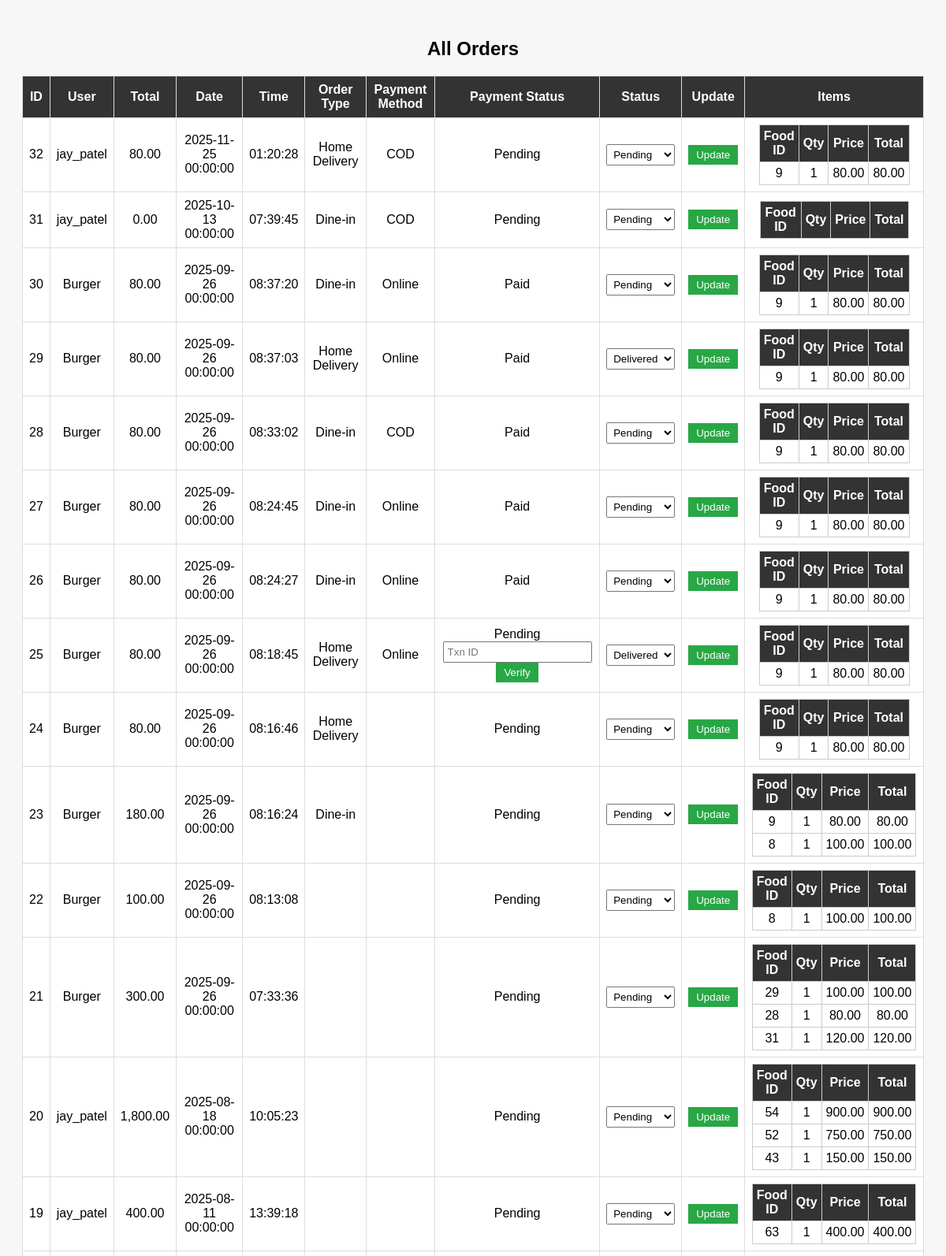
/view_orders.php (signed in, upper part), run on the app's committed database.
### tables this page shows
CREATE TABLE `orders` (
  `id` int(11) NOT NULL,
  `user_id` int(11) DEFAULT NULL,
  `total_amount` decimal(8,2) DEFAULT NULL,
  `order_date` datetime DEFAULT current_timestamp(),
  `status` varchar(50) DEFAULT 'Pending',
  `order_type` varchar(50) NOT NULL,
  `payment_method` varchar(50) NOT NULL,
  `order_time` time DEFAULT NULL,
  `payment_status` varchar(20) DEFAULT 'Pending',
  `txn_id` varchar(100) DEFAULT NULL,
  `payment_ref` varchar(50) DEFAULT NULL
);

CREATE TABLE `users` (
  `id` int(11) NOT NULL,
  `name` varchar(100) NOT NULL,
  `email` varchar(100) NOT NULL,
  `password` varchar(255) NOT NULL,
  `phone` varchar(20) DEFAULT NULL,
  `verified` tinyint(1) DEFAULT 1
);

CREATE TABLE `order_items` (
  `id` int(11) NOT NULL,
  `order_id` int(11) NOT NULL,
  `food_id` int(11) NOT NULL,
  `quantity` int(11) NOT NULL,
  `price` decimal(8,2) NOT NULL
);

### view_orders.php (the view, shortened to what this page needs)
<?php
$con = new mysqli("localhost", "root", "", "foodinfo");
$sql = "SELECT o.*, u.name AS user_name, u.verified
        FROM orders o
        LEFT JOIN users u ON o.user_id=u.id
        ORDER BY o.order_date DESC, o.order_time DESC";
$result = $con->query($sql);
?>
<!DOCTYPE html>
<html>
<head>
</head>
<body>
<h2>All Orders</h2>
<?php if($result->num_rows > 0): ?>
<table>
<tr>
<th>ID</th>
<th>User</th>
<th>Total</th>
<th>Date</th>
<th>Time</th>
<th>Order Type</th>
<th>Payment Method</th>
<th>Payment Status</th>
<th>Status</th>
<th>Update</th>
<th>Items</th>
</tr>
<?php while($order = $result->fetch_assoc()): ?>
<tr>
<td><?= $order['id'] ?></td>
<td><?= htmlspecialchars($order['user_name'] ?? 'Guest') ?></td>
<td><?= number_format($order['total_amount'],2) ?></td>
<td><?= $order['order_date'] ?></td>
<td><?= $order['order_time'] ?></td>
<td><?= $order['order_type'] ?></td>
<td><?= $order['payment_method'] ?></td>
<td>
<?= $order['payment_status'] ?>
<?php if($order['payment_method']==='Online' && $order['payment_status']==='Pending' && $order['verified']==1): ?>
<br>
<form method="post">
<input type="text" name="txn_id" placeholder="Txn ID" required>
<button type="submit" name="verify_payment" class="btn">Verify</button>
</form>
<?php endif; ?>
</td>
<td>
<form method="post">
<select name="status" class="status-select" <?= $order['verified']==0 ? 'disabled' : '' ?>>
<option value="Pending" <?= $order['status']==='Pending'?'selected':'' ?>>Pending</option>
<option value="Delivered" <?= $order['status']==='Delivered'?'selected':'' ?>>Delivered</option>
</select>
</td>
<td><button type="submit" class="btn" <?= $order['verified']==0 ? 'disabled' : '' ?>>Update</button></td>
<td>
<table class="items-table">
<tr><th>Food ID</th><th>Qty</th><th>Price</th><th>Total</th></tr>
<?php
$itemStmt = $con->prepare("SELECT food_id, quantity, price FROM order_items WHERE order_id=?");
$itemStmt->bind_param("i", $order['id']);
$itemStmt->execute();
$itemsRes = $itemStmt->get_result();
while($item = $itemsRes->fetch_assoc()):
$lineTotal = $item['quantity'] * $item['price'];
?>
<tr>
<td><?= $item['food_id'] ?></td>
<td><?= $item['quantity'] ?></td>
<td><?= number_format($item['price'],2) ?></td>
<td><?= number_format($lineTotal,2) ?></td>
</tr>
<?php endwhile; $itemStmt->close(); ?>
</table>
</td>
</tr>
<?php endwhile; ?>
</table>
<?php else: ?>
<p>No orders found.</p>
<?php endif; ?>
</body>
</html>

### view_orders.php (style rules this page uses)
body { font-family: Arial, sans-serif; background:#f7f7f7; padding:20px; }
h2 { text-align:center; margin-bottom:20px; }
table { width:100%; border-collapse: collapse; background:#fff; margin-bottom:20px; }
th, td { border:1px solid #ddd; padding:8px; text-align:center; }
th { background:#333; color:#fff; }
.status-select, input[type=text] { padding:4px; }
.btn { padding:5px 10px; background:#28a745; border:none; color:#fff; cursor:pointer; }
.items-table { width:90%; margin:0 auto; border-collapse:collapse; }
.items-table th, .items-table td { border:1px solid #ccc; padding:5px; }

### data on the page
orders: id "32", user.name "jay_patel", total_amount "80.00", order_date "2025-11-25 00:00:00", order_time "01:20:28", order_type "Home Delivery", payment_method "COD", payment_status "Pending", status "Pending"
order_items: food "9", quantity "1", price "80.00"
orders: id "31", user.name "jay_patel", total_amount "0.00", order_date "2025-10-13 00:00:00", order_time "07:39:45", order_type "Dine-in", payment_method "COD", payment_status "Pending", status "Pending"
orders: id "30", user.name "Burger", total_amount "80.00", order_date "2025-09-26 00:00:00", order_time "08:37:20", order_type "Dine-in", payment_method "Online", payment_status "Paid", status "Pending"
order_items: food "9", quantity "1", price "80.00"
orders: id "29", user.name "Burger", total_amount "80.00", order_date "2025-09-26 00:00:00", order_time "08:37:03", order_type "Home Delivery", payment_method "Online", payment_status "Paid", status "Delivered"
order_items: food "9", quantity "1", price "80.00"
orders: id "28", user.name "Burger", total_amount "80.00", order_date "2025-09-26 00:00:00", order_time "08:33:02", order_type "Dine-in", payment_method "COD", payment_status "Paid", status "Pending"
order_items: food "9", quantity "1", price "80.00"
orders: id "27", user.name "Burger", total_amount "80.00", order_date "2025-09-26 00:00:00", order_time "08:24:45", order_type "Dine-in", payment_method "Online", payment_status "Paid", status "Pending"
order_items: food "9", quantity "1", price "80.00"
orders: id "26", user.name "Burger", total_amount "80.00", order_date "2025-09-26 00:00:00", order_time "08:24:27", order_type "Dine-in", payment_method "Online", payment_status "Paid", status "Pending"
order_items: food "9", quantity "1", price "80.00"
orders: id "25", user.name "Burger", total_amount "80.00", order_date "2025-09-26 00:00:00", order_time "08:18:45", order_type "Home Delivery", payment_method "Online", payment_status "Pending", status "Delivered"
order_items: food "9", quantity "1", price "80.00"
orders: id "24", user.name "Burger", total_amount "80.00", order_date "2025-09-26 00:00:00", order_time "08:16:46", order_type "Home Delivery", payment_status "Pending", status "Pending"
order_items: food "9", quantity "1", price "80.00"
orders: id "23", user.name "Burger", total_amount "180.00", order_date "2025-09-26 00:00:00", order_time "08:16:24", order_type "Dine-in", payment_status "Pending", status "Pending"
order_items: food "9", quantity "1", price "80.00"
order_items: food "8", quantity "1", price "100.00"
orders: id "22", user.name "Burger", total_amount "100.00", order_date "2025-09-26 00:00:00", order_time "08:13:08", payment_status "Pending", status "Pending"
order_items: food "8", quantity "1", price "100.00"
orders: id "21", user.name "Burger", total_amount "300.00", order_date "2025-09-26 00:00:00", order_time "07:33:36", payment_status "Pending", status "Pending"
order_items: food "29", quantity "1", price "100.00"
order_items: food "28", quantity "1", price "80.00"
order_items: food "31", quantity "1", price "120.00"
orders: id "20", user.name "jay_patel", total_amount "1,800.00", order_date "2025-08-18 00:00:00", order_time "10:05:23", payment_status "Pending", status "Pending"
order_items: food "54", quantity "1", price "900.00"
order_items: food "52", quantity "1", price "750.00"
order_items: food "43", quantity "1", price "150.00"
orders: id "19", user.name "jay_patel", total_amount "400.00", order_date "2025-08-11 00:00:00", order_time "13:39:18", payment_status "Pending", status "Pending"
order_items: food "63", quantity "1", price "400.00"
